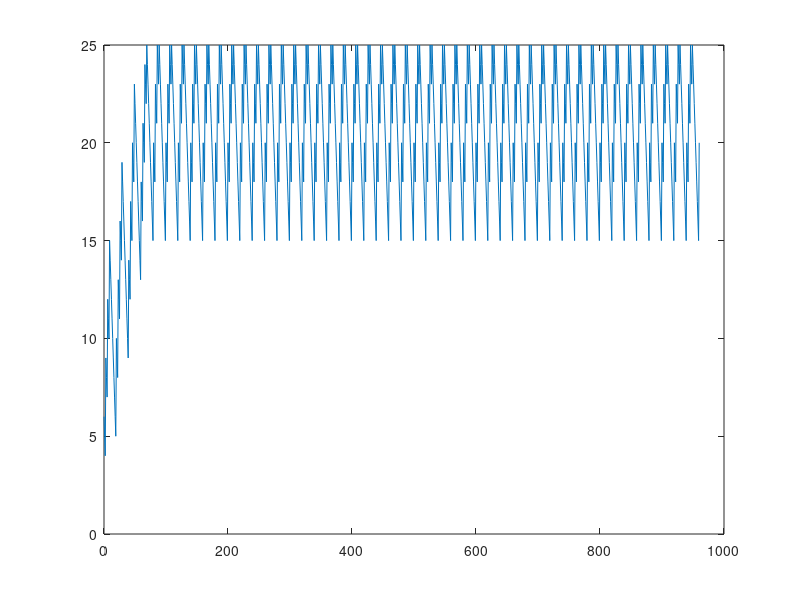

This chart was generated by the following MATLAB code:
% SPDX-FileCopyrightText: 2017-2025 Space Wizards Federation and Contributors <https://github.com/space-wizards/space-station-14>
%
% SPDX-License-Identifier: LicenseRef-MIT-SpaceWizards

# This is a script to be loaded into GNU Octave.

# - Notes -
# + Be sure to check all parameters are up to date with game before use.
# + This plots *worst-case* performance, the assumption is that it shouldn't ever randomly fail.
# + The assumption is that there is one emitter per shield point.
# + Keep in mind that to prevent the generator being destroyed, either shield must be above a limit.
#   This limit is (level*2)+1.
# The timestep used for simulation is one second.

global emitter_state emitter_timer shield_energy

emitter_state = 0
emitter_timer = 0
shield_energy = 0

function shield_clamp ()
  global shield_energy
  # ContainmentFieldConnection.SharedEnergyPool
  shield_energy = min(max(shield_energy, 0), 25)
endfunction
function shield_tick ()
  global shield_energy
  shield_energy -= 1
  shield_clamp()
endfunction
function shield_hit ()
  global shield_energy
  emitter_count = 2 # one per connection side
  receive_power = 6 # ContainmentFieldGeneratorComponent.IStartCollide.CollideWith
  power_per_connection = receive_power / 2 # ContainmentFieldGeneratorComponent.ReceivePower
  shield_energy += power_per_connection * emitter_count
  shield_clamp()
endfunction

function retval = scenario (x)
  global emitter_state emitter_timer shield_energy
  # Tick (degrade) shield
  shield_tick()
  # Timer...
  if emitter_timer > 0
    emitter_timer -= 1
  else
    # Note the logic here is written to match how EmitterComponent does it.
    # Fire first...
    shield_hit()
    # Then check if < fireBurstSize
    if emitter_state < 3
      # Then increment & reset
      emitter_state += 1
      # to fireInterval
      emitter_timer = 2
    else
      # Reset state
      emitter_state = 0
      # Worst case, fireBurstDelayMax
      emitter_timer = 10
    endif
  endif
  retval = shield_energy
endfunction

# x is in seconds.
x = 0:1:960
plot(x, arrayfun(@scenario, x))
